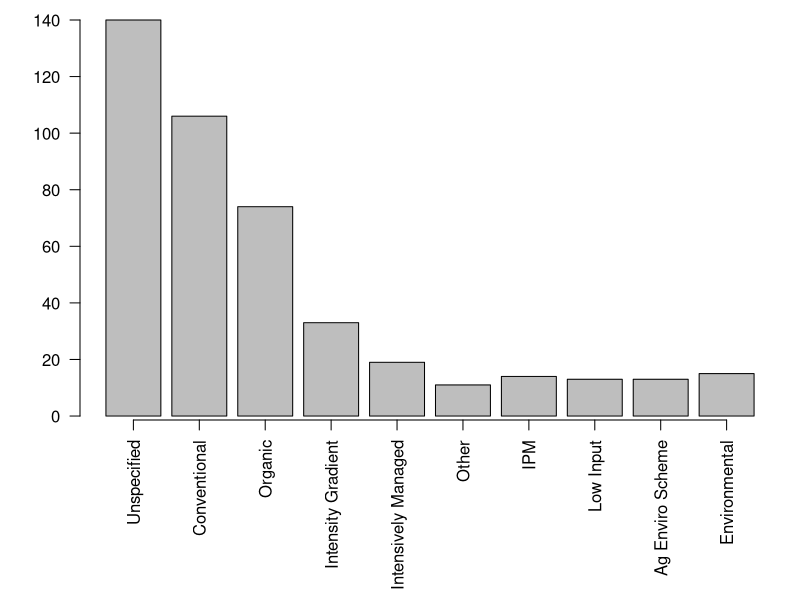
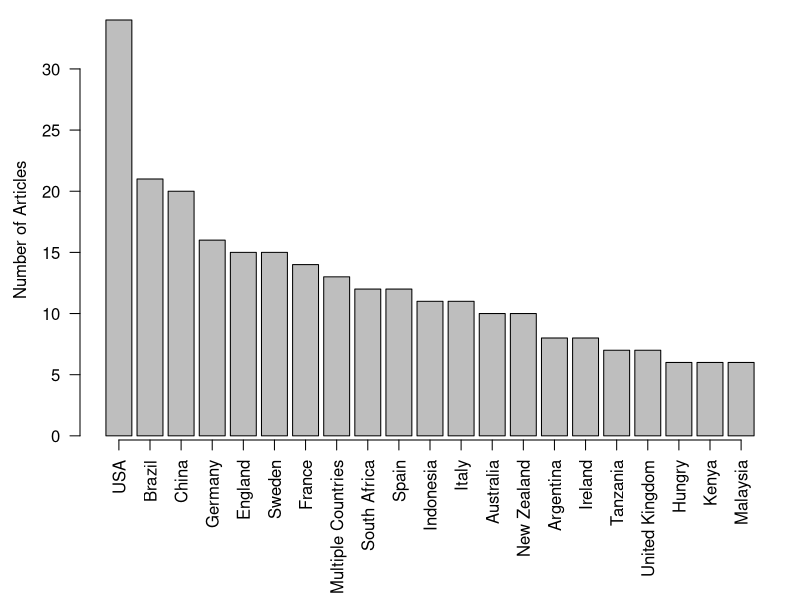

These figures' R source, in order: (Note: this script raises an error after producing the figures.)
#This script contains exploration and modification of variables collected to answer questions for systematic literature review ad some variables which were ultimately not chosen as they weren't in the scope of questions

#Packages----
install.packages("stringi")
install.packages("patchwork")

library("stringi")
library("dplyr")
library("patchwork")
library("grid")

#Raw data----

getwd()


rawlit <- read.csv("1. Data/Data_Extracted_From_Papers.csv")

data <- rawlit


head(rawlit,3);dim(rawlit)
str(rawlit)
rawlit[rawlit == ""] <- NA

#Farm Management----

#regrouping management categories 
table(c(rawlit$Primary_Management_Type,rawlit$Secondary_Management_Type,rawlit$Third_Management_Type))

rawlit$Primary_Management_Type<-sub("Intensive_vs_Extensive","Intensively_Managed",rawlit$Primary_Management_Type)


replace <- list("Climate_Smart", "Conservation_Agriculture","Ecological_Compensation_Areas","Sustainable_Stratergies","Agroecological","Ecological_Cultivation","IFP","RBAPS")

for (i in replace){
  rawlit$Primary_Management_Type <- sub(i,"Environmental",rawlit$Primary_Management_Type)
  rawlit$Secondary_Management_Type <- sub(i,"Environmental",rawlit$Secondary_Management_Type)
  rawlit$Third_Management_Type <- sub(i,"Environmental",rawlit$Third_Management_Type)
}

replace2<- list("IFPMD", "Minimal_Management","Palmette","Small_Scale_Farm","Abandoned","Homegardens","Integrated_Production","Mixed_Input","QSMAS")


for (i in replace2){
  rawlit$Primary_Management_Type <- sub(i,"Other",rawlit$Primary_Management_Type)
  rawlit$Secondary_Management_Type <- sub(i,"Other",rawlit$Secondary_Management_Type)
  rawlit$Third_Management_Type <- sub(i,"Other",rawlit$Third_Management_Type)
}


rawlit$Primary_Management_Type<-sub("Commercial","Conventional",rawlit$Primary_Management_Type)

rawlit$Primary_Management_Type<-sub("Gradient_Inputs","Intensity_Gradient",rawlit$Primary_Management_Type)

table(c(rawlit$Primary_Management_Type,rawlit$Secondary_Management_Type,rawlit$Third_Management_Type))


#Management Type basic bar graph

cols <- c("Primary_Management_Type","Secondary_Management_Type","Third_Management_Type")

rawlit[cols] <- lapply(rawlit[cols], factor, levels =c("Unspecified","Conventional","Organic","Intensity_Gradient","Intensively_Managed","Other","IPM","Low_Input","AgEnviroScheme","Environmental"))
str(rawlit)

dev.new(height=7,width=7,dpi=80,pointsize=14,noRStudioGD = T)
par(mar=c(9,4,1,1))
barplot(table(c(rawlit$Primary_Management_Type,rawlit$Secondary_Management_Type,rawlit$Third_Management_Type)),names.arg = c("Unspecified","Conventional","Organic","Intensity Gradient","Intensively Managed","Other","IPM","Low Input","Ag Enviro Scheme","Environmental"),las = 2,axis.lty =1)
text(x = -2.3,
     y = 110,
     labels = "Number of Articles",
     xpd = NA,
     srt = 90,
     adj = 1.3,
     cex = 1)


#Geography (Country, Continent)----

head(rawlit)

length(unique(rawlit$Country))
table(rawlit$Country[rawlit$Country=="Australia"])
table(rawlit$Country)[order(table(rawlit$Country),decreasing = T)]

table(rawlit$Country)[table(rawlit$Country)>5]

#There are 61 countries (plus category of 'multiple') and most common country is USA
#There are 10 studies in Australia

#Plotting of only countries with occurrences >5

dev.new(height=8,width=8,dpi=80,pointsize=14,noRStudioGD = T)
par(mar=c(8,4,1,1))
barplot(table(rawlit$Country)[order(table(rawlit$Country),decreasing = T)][1:21],las = 2, axis.lty = 1,names.arg = c('USA','Brazil','China','Germany','England','Sweden','France','Multiple Countries','South Africa','Spain','Indonesia','Italy','Australia','New Zealand','Argentina','Ireland','Tanzania','United Kingdom',"Hungry",'Kenya','Malaysia'))
mtext(text = "Number of Articles",
      side = 2,line = 2.5)

#Continent Graph
table(rawlit$Continent)



rawlit$Continent <- sapply(rawlit$Continent, factor, levels = c("Europe", "Asia","North_America","South_America","Africa","Oceania"))
str(rawlit)

practice <- rawlit

practice <- practice[,-c(1:6,9)]

practice <- practice[,-c(practice$Primary_Habitat)]

practice[,1]


dev.new(height=7,width=7,dpi=80,pointsize=14,noRStudioGD = T)
par(mar=c(5.5,4,1,1))
barplot(table(rawlit$Continent), las=2,axis.lty=1,names.arg = c("Europe", "Asia","North \nAmerica","South \nAmerica","Africa","Oceania"))
text(x = -1.3,
     y = 110,
     labels = "Number of Articles",
     xpd = NA,
     srt = 90,
     adj = 1.3,
     cex = 1)

#Biome----

table(rawlit$Biome)

#Combining categories of biomes


table(rawlit$Biome)

rawlit$Biome<-sub("Mediterrane","Mediterranean",rawlit$Biome)

rawlit$Biome<-sub("Temperate_Forest","Temperate",rawlit$Biome)
rawlit$Biome<-sub("Temperate_Grasslands","Temperate",rawlit$Biome)

rawlit$Biome<-sub("Tropical_Subtropical_Grasslands","Tropical_Subtropical",rawlit$Biome)
rawlit$Biome<-sub("Tropical_Subtropical_Forest","Tropical_Subtropical",rawlit$Biome)


table(rawlit$Biome)


rawlit$Biome <- sapply(rawlit$Biome, factor, levels = c("Temperate", "Tropical_Subtropical","Mediterranean","Boreal","Desert","Montane","Various","Unspecified"))
str(rawlit)

#Basic biome graph

dev.new(height=7,width=7,dpi=80,pointsize=14,noRStudioGD = T)
par(mar=c(10,4,1,1))
barplot(table(rawlit$Biome), ylim = c(0,200),las = 2, axis.lty = 1, names.arg = c("Temperate", "Tropical/Subtropical","Mediterrane","Boreal","Desert","Montane","Various","Unspecified"))
text(x = -2,
     y = 160,
     labels = "Number of Articles",
     xpd = NA,
     srt = 90,
     adj = 1.3,
     cex = 1)


#Ecosystem Service----

table(c(rawlit$Primary_Ecosystem_Service,rawlit$Secondary_Ecosystem_Service))
#article with category 'various' was only article that included more than two ecosystem services
#pollination, natural enemies, soil health and bio indicator species

#below is creating a table of ecosystem services with counts that include the ones from teh article with 'various'

ESdata <- matrix(data = c(134,80,45,43,35,31,10,5,5), nrow = 1, ncol = 9)
colnames(ESdata) <- c('Pollination',"Biologicol_Control","Biodiversity_Ecosystem_Resilience","Natural Enemies","Soil","Bio_Indicators","Pests_Herbivory","Ecosystem_Engineer","Food_Source")

#Basic ecosystem service graph

dev.new(height=7,width=7,dpi=80,pointsize=14,noRStudioGD = T)
par(mar=c(8,4,1,1))
barplot(ESdata, ylim = c(0,140), col = 'grey',las = 2, axis.lty = 1, names.arg = c('Pollination',"Biologicol Control","Biodiversity/\nResilience","Natural Enemies","Soil","Bio Indicators","Pests/Herbivory","Ecosystem \nEngineer","Food Source"))
text(x = -1.9,
     y = 120,
     labels = "Number of Articles",
     xpd = NA,
     srt = 90,
     adj = 1.3,
     cex = 1)


#Taxon Studied ----

table(c(rawlit$Primary_Taxon,rawlit$Secondary_Taxon,rawlit$Third_Taxon))

rawlit$Primary_Taxon <- sub("Mites","Acari",rawlit$Primary_Taxon)

table(c(rawlit$Primary_Taxon,rawlit$Secondary_Taxon,rawlit$Third_Taxon))[order(table(c(rawlit$Primary_Taxon,rawlit$Secondary_Taxon,rawlit$Third_Taxon)),decreasing = T)]

#Basic graph for the taxon studied


dev.new(height=7,width=9,dpi=80,pointsize=14,noRStudioGD = T)
par(mar=c(11,4,1,1))
barplot(table(c(rawlit$Primary_Taxon,rawlit$Secondary_Taxon,rawlit$Third_Taxon))[order(table(c(rawlit$Primary_Taxon,rawlit$Secondary_Taxon,rawlit$Third_Taxon)),decreasing = T)]
        ,las = 2,axis.lty = 1,
        names.arg = c('Hymenoptera','Plant Dwelling Species','Coleoptera','Diptera','Ground Dwelling Species','Flying Species',"Lepidoptera","Arachnida","Aphididae",'Formicidae','Parasitoid','Soil Dwelling Species','Hemiptera','Opisthopora','Odonata','Orthoptera','Isoptera','Acari','Nematoda','Water Dwelling Species','Collembola','Gastropoda','Apocrita','Dermaptera','Neuroptera'))
text(x = -3.9,
     y = 105,
     labels = "Number of Articles",
     xpd = NA,
     srt = 90,
     adj = 1.3,
     cex = 1)

#Functional Groups----

table(rawlit$Functional_Groups)

#Reducing the number of categories for graphing

rawlit$Secondary_Functional <- sub("Habitat_Preference","Microhabitat_Preference",rawlit$Secondary_Functional)
rawlit[,33:35] <- sub("Service_or_Disservice","Ecosystem_Service",c(rawlit$Primary_Functional,rawlit$Secondary_Functional,rawlit$Third_Functional))
rawlit[,33:35] <- sub("Dispersal_Method","Dispersal_Capacity",c(rawlit$Primary_Functional,rawlit$Secondary_Functional,rawlit$Third_Functional))
rawlit<-rawlit

fungroup<-table(c(rawlit$Primary_Functional,rawlit$Secondary_Functional,rawlit$Third_Functional))[order(table(c(rawlit$Primary_Functional,rawlit$Secondary_Functional,rawlit$Third_Functional)),decreasing = T)]

#graph which excludes categories that = 1

dev.new(height=7,width=7,dpi=80,pointsize=14,noRStudioGD = T)
par(mar=c(10,4,1,1))
barplot(fungroup[1:17],
        las = 2, axis.lty = 1,names.arg = c('Tropic Group','Size','Diet','Social Behaviour','Nesting Style','Ecosystem Service','Hunting Style','Specialisation','Body Length','Dispersal Capacity','Feeding Style','Microhabitat','Time Active',"Yearly Generations","Pollen Collection Style",'Tongue Length','Wing Size'))

#graph including all categories

dev.new(height=7,width=10,dpi=80,pointsize=14,noRStudioGD = T)
par(mar=c(10,4,1,1))
barplot(fungroup,
        las = 2, axis.lty = 1,names.arg = c('Tropic Group','Size','Diet','Social Behaviour','Nesting Style','Ecosystem Service','Hunting Style','Specialisation','Body Length','Dispersal Capacity','Feeding Style','Microhabitat','Time Active',"Yearly Generations","Pollen Collection Style",'Tongue Length','Wing Size','Dung Removal Style','Pres/Abs of Eyes','Flight Length','Foraging Style','Larval Host Specificity','Leg Body Ratio',"No. Larval Stages","Wing Asymmetry"))

dev.new(height=7,width=7,dpi=80,pointsize=14,noRStudioGD = T)
par(mar=c(4,4,1,1))
barplot(table(rawlit$Functional_Groups),las = 2, axis.lty = 1)


#Plotting a) Did article use functional group b) what functional groups (all categories)

dev.new(height=7,width=10,dpi=80,pointsize=14,noRStudioGD = T)
layout(mat = matrix(c(1,2,2,3,
                      4,4,4,4),nrow = 2,byrow = T), heights = c(1,2))
plot.new()
par(mar=c(3,2,1,1))
barplot(table(rawlit$Functional_Groups),las = 2, axis.lty = 1)
mtext(text = "Number of Articles",
      side = 2,line = 2.5,cex = 0.9)
mtext(text = "(a)",at = c(0,180),cex = 0.9)
plot.new()
par(mar=c(10,4,0,1))
barplot(fungroup,
        las = 2, axis.lty = 1,names.arg = c('Tropic Group','Size','Diet','Social Behaviour','Nesting Style','Ecosystem Service','Hunting Style','Specialisation','Body Length','Dispersal Capacity','Feeding Style','Microhabitat','Time Active',"Yearly Generations","Pollen Collection Style",'Tongue Length','Wing Size','Dung Removal Style','Pres/Abs of Eyes','Flight Length','Foraging Style','Larval Host Specificity','Leg Body Ratio',"No. Larval Stages","Wing Asymmetry"),cex.names = 1.1)
mtext(text = "Number of Articles",
      side = 2,line = 2.2,cex = 0.9)
text(labels = "(b)", x = -2, y = 55, xpd = NA,cex = 1.3)

#plotting: a) Did article use functional group b) what functional groups (excludes categories that = 1)

dev.new(height=7,width=10,dpi=80,pointsize=14,noRStudioGD = T)
layout(mat = matrix(c(1,2,2,3,
                      4,4,4,4),nrow = 2,byrow = T), heights = c(1,2))
plot.new()
par(mar=c(3,2,1,1))
barplot(table(rawlit$Functional_Groups),las = 2, axis.lty = 1)
mtext(text = "Number of Articles",
      side = 2,line = 2.5,cex = 0.9)
mtext(text = "(a)",at = c(0,180),cex = 0.9)
plot.new()
par(mar=c(10,4,0,1))
barplot(fungroup[1:17],
        las = 2, axis.lty = 1,names.arg = c('Tropic Group','Size','Diet','Social Behaviour','Nesting Style','Ecosystem Service','Hunting Style','Specialisation','Body Length','Dispersal Capacity','Feeding Style','Microhabitat','Time Active',"Yearly Generations","Pollen Collection Style",'Tongue Length','Wing Size'),cex.names = 1.1)
mtext(text = "Number of Articles",
      side = 2,line = 2.2,cex = 0.9)
text(labels = "(b)", x = -1, y = 55, xpd = NA,cex = 1.3)

#Habitat type in study areas----

table(c(rawlit$Primary_Habitat,rawlit$Secondary_Habitat))[order(table(c(rawlit$Primary_Habitat,rawlit$Secondary_Habitat)),decreasing = T)]
head(rawlit[,18:19])

#Reducing the number of categories for graph

replace3 <- list("Moist_Deciduous_Forest", "Conifer_Forests","Evergreen_Forest","Lowland_Dipterocarp_Forest","Moist_Montane_Forest","Premontane_Lowland_Forest",'Sclerophyllous_Forest','Tropical_Forest',"Eucalypt")

for (i in replace3){
  rawlit$Primary_Habitat <- sub(i,"Forest",rawlit$Primary_Habitat)
  rawlit$Secondary_Habitat <- sub(i,"Forest",rawlit$Secondary_Habitat)
}
rawlit$Primary_Habitat <- sub('Lowland_Rainforest',"Rainforest",rawlit$Primary_Habitat)
rawlit[,18:19] <- sub('Mountains',"Alpine",c(rawlit$Primary_Habitat,rawlit$Secondary_Habitat))
rawlit$Secondary_Habitat <- sub('River',"Riparian",rawlit$Secondary_Habitat)
rawlit$Primary_Habitat <- sub('Mediterranean_scrubland',"Shrublands",rawlit$Primary_Habitat)
rawlit[,18:19] <- sub('Prairie',"Grassland",c(rawlit$Primary_Habitat,rawlit$Secondary_Habitat))
rawlit[,18:19] <- sub('Meadow',"Grassland",c(rawlit$Primary_Habitat,rawlit$Secondary_Habitat))
rawlit[,18:19] <- sub('Albany_Thicket',"Thicket",c(rawlit$Primary_Habitat,rawlit$Secondary_Habitat))
rawlit[,18:19] <- sub('Woody_Thicket',"Thicket",c(rawlit$Primary_Habitat,rawlit$Secondary_Habitat))
rawlit[,18:19] <- sub('Mallee_Woodland',"Woodland",c(rawlit$Primary_Habitat,rawlit$Secondary_Habitat))
rawlit[,18:19] <- sub('Savannah_Woodlands',"Woodland",c(rawlit$Primary_Habitat,rawlit$Secondary_Habitat))
rawlit[,18:19] <- sub('Open_Savannah',"Savannah",c(rawlit$Primary_Habitat,rawlit$Secondary_Habitat))

#Graph of habitat in study areas

dev.new(height=7,width=7,dpi=80,pointsize=14,noRStudioGD = T)
par(mar=c(6,4,1,1))
barplot(table(c(rawlit$Primary_Habitat,rawlit$Secondary_Habitat))[order(table(c(rawlit$Primary_Habitat,rawlit$Secondary_Habitat)),decreasing = T)],las = 2,axis.lty = 1)
text(x = -2,
     y = 93,
     labels = "Number of Articles",
     xpd = NA,
     srt = 90,
     adj = 1.3,
     cex = 1)

#Methods used in study----
head(rawlit[25:27])
table(c(rawlit$Primary_Method,rawlit$Secondary_Method,rawlit$Third_Method))

#Reducing the number of categories for graph

rawlit[,25:27] <- sub('Pan_Trap',"Pan_trap",c(rawlit$Primary_Method,rawlit$Secondary_Method,rawlit$Third_Method))
rawlit[,25:27] <- sub('Baited_Pitfall',"Pitfall_trap",c(rawlit$Primary_Method,rawlit$Secondary_Method,rawlit$Third_Method))
rawlit[,25:27] <- sub('Na',NA,c(rawlit$Primary_Method,rawlit$Secondary_Method,rawlit$Third_Method))
rawlit[,25:27] <- sub('Hand_Search',"Visual",c(rawlit$Primary_Method,rawlit$Secondary_Method,rawlit$Third_Method))
rawlit[,25:27] <- sub('Transect_Search',"Visual",c(rawlit$Primary_Method,rawlit$Secondary_Method,rawlit$Third_Method))
rawlit[,25:27] <- sub('Pond_Dipping_Net',"Water_Sample",c(rawlit$Primary_Method,rawlit$Secondary_Method,rawlit$Third_Method))
rawlit[,25:27] <- sub('Disturbance_Downstream_Net',"Water_Sample",c(rawlit$Primary_Method,rawlit$Secondary_Method,rawlit$Third_Method))
rawlit[,25:27] <- sub('Branch_Tapping',"Beat_Sheet",c(rawlit$Primary_Method,rawlit$Secondary_Method,rawlit$Third_Method))
rawlit[,25:27] <- sub('Photo_Time_Lapse',"Camera",c(rawlit$Primary_Method,rawlit$Secondary_Method,rawlit$Third_Method))
rawlit[,25:27] <- sub('Camera_Trap',"Camera",c(rawlit$Primary_Method,rawlit$Secondary_Method,rawlit$Third_Method))
rawlit[,25:27] <- sub('Artifical_Nest_Caverties',"Trap_Nests",c(rawlit$Primary_Method,rawlit$Secondary_Method,rawlit$Third_Method))
rawlit[,25:27] <- sub('Soil_Monoliths',"Soil_Sample",c(rawlit$Primary_Method,rawlit$Secondary_Method,rawlit$Third_Method))
rawlit[,25:27] <- sub('eDNA_Gut_Analysis',"eDNA",c(rawlit$Primary_Method,rawlit$Secondary_Method,rawlit$Third_Method))
rawlit[,25:27] <- sub('Metabarcoding',"eDNA",c(rawlit$Primary_Method,rawlit$Secondary_Method,rawlit$Third_Method))

#Graph of methods used in studies

dev.new(height=7,width=10,dpi=80,pointsize=14,noRStudioGD = T)
par(mar=c(10,4,1,1))
barplot(table(c(rawlit$Primary_Method,rawlit$Secondary_Method,rawlit$Third_Method))[order(table(c(rawlit$Primary_Method,rawlit$Secondary_Method,rawlit$Third_Method)),decreasing = T)],las = 2, axis.lty = 1,names.arg = c('Visual Count','Pitfall',"Sweep Net",'Pan Trap','Soil Sample','Vaccum Suction','Sticky Traps','Beat Sheeting','Malaise Traps','Exclusion','Sentinel/Artifical Prey','Leaf Litter Sample','Trap Nests','Bottle Trap','eDNA','Light Trap','Vane Trap','Water Sample','Camera Trap','Flight Interception','Collected Vegetation','Artifical Dung','Subterranean Trap','Pheromone Line Trap','Photoeclector Trap','Soil Emergence Tents','Thermal Fogging','Toothpicks'))
text(x = -4.5,
     y = 130,
     labels = "Number of Articles",
     xpd = NA,
     srt = 90,
     adj = 1.3,
     cex = 1)

#Farm Type----

head(rawlit[8:9])

table(c(rawlit$Primary_Farm_Type,rawlit$Secondary_Farm_Type))[order(table(c(rawlit$Primary_Farm_Type,rawlit$Secondary_Farm_Type)),decreasing = T)]

#Graph of farm type

dev.new(height=7,width=7,dpi=80,pointsize=14,noRStudioGD = T)
par(mar=c(8,4,1,1))
barplot(table(c(rawlit$Primary_Farm_Type,rawlit$Secondary_Farm_Type))[order(table(c(rawlit$Primary_Farm_Type,rawlit$Secondary_Farm_Type)),decreasing = T)],las = 2, axis.lty = 1,names.arg = c('Crops','Ground Fruit \n & Vegetables','Orchid','Livestock','Agroforestry','Unspecified','Silvoarable','Silvopastoral','Various','Aquaculture'))
mtext(text = "Number of Articles",side = 2,line = 2.5)

length(table(c(rawlit$Primary_Farm_Specific,rawlit$Secondary_Farm_Specific)))
#There are 96 specific categories of farms types - 9 farms which are either 'various' or unspecified -- therefore 86 specific farm types total

table(c(rawlit$Primary_Farm_Specific[rawlit$Primary_Farm_Specific=="Potato"],rawlit$Secondary_Farm_Specific[rawlit$Secondary_Farm_Specific=="Potato"]))
#Only one occurrence of potato fields

#Graph of farm specific (only those which appear more than 5 times)

dev.new(height=7,width=7,dpi=80,pointsize=14,noRStudioGD = T)
par(mar=c(7,4,1,1))
barplot(table(c(rawlit$Primary_Farm_Specific,rawlit$Secondary_Farm_Specific))[order(table(c(rawlit$Primary_Farm_Specific,rawlit$Secondary_Farm_Specific)),decreasing = T)][1:20],las = 2, axis.lty = 1,names.arg = c('Wheat','Cattle Grazing','Vineyard','Crops (Various)','Maize','Apple','Unspecified','Cereal','Oilseed Rape','Rice','Soybean','Palm Oil','Coffee','Cattle Dairy','Veg (Various)','Beans','Cotton','Tomato','Barely','Mango'))
mtext(text = "Number of Articles",side = 2,line = 2.5)

#Graphing together on panels - a) farm type, b) farm specific

dev.new(height=7,width=14,dpi=80,pointsize=14,noRStudioGD = T)
par(mar=c(8,4,1,1),mfrow = c(1,2))
barplot(table(c(rawlit$Primary_Farm_Type,rawlit$Secondary_Farm_Type))[order(table(c(rawlit$Primary_Farm_Type,rawlit$Secondary_Farm_Type)),decreasing = T)],las = 2, axis.lty = 1,names.arg = c('Crops','Ground Fruit \n & Vegetables','Orchid','Livestock','Agroforestry','Unspecified','Silvoarable','Silvopastoral','Various','Aquaculture'))
mtext(text = "Number of Articles",side = 2,line = 2.5)
text(x = -2.3,y = 165,labels = "(a)",xpd = NA,)

par(mar=c(8,4,1,1))
barplot(table(c(rawlit$Primary_Farm_Specific,rawlit$Secondary_Farm_Specific))[order(table(c(rawlit$Primary_Farm_Specific,rawlit$Secondary_Farm_Specific)),decreasing = T)][1:20],las = 2, axis.lty = 1,names.arg = c('Wheat','Cattle Grazing','Vineyard','Crops (Various)','Maize','Apple','Unspecified','Cereal','Oilseed Rape','Rice','Soybean','Palm Oil','Coffee','Cattle Dairy','Veg (Various)','Beans','Cotton','Tomato','Barely','Mango'))
mtext(text = "Number of Articles",side = 2,line = 2.5)
text(x = -4.3,y = 32,labels = "(b)",xpd = NA)



#Results----
#How/what format the results are presented in

head(rawlit[28:31])
which(colnames(rawlit)=="Primary_Result")
which(colnames(rawlit)=="Fourth_Result")

table(c(rawlit$Primary_Result,rawlit$Secondary_Result,rawlit$Third_Result,rawlit$Fourth_Result))[order(table(c(rawlit$Primary_Result,rawlit$Secondary_Result,rawlit$Third_Result,rawlit$Fourth_Result)),decreasing = T)]


#Basic graph of results (only included if there are more than 5 occurances) 

dev.new(height=7,width=7,dpi=80,pointsize=14,noRStudioGD = T)
par(mar=c(8,4,1,1))
barplot(table(c(rawlit$Primary_Result,rawlit$Secondary_Result,rawlit$Third_Result,rawlit$Fourth_Result))[order(table(c(rawlit$Primary_Result,rawlit$Secondary_Result,rawlit$Third_Result,rawlit$Fourth_Result)),decreasing = T)][1:11],las = 2, axis.lty = 1,names.arg = c('Abundance','Richness','Diversity','Composition','Insect & Flower\n Interactions','Density','Predation Rate','Parasitism','Evenness','Activity','Occurrence'))
mtext(text = "Number of Articles",side = 2,line = 2.5)

#Spatial Scale----

head(rawlit);dim(rawlit)

table(rawlit$Spatial_Scale)[order(table(rawlit$Spatial_Scale),decreasing = T)]

table(c(rawlit$Primary_Enviro_Variable,rawlit$Secondary_Enviro_Variable))[order(table(c(rawlit$Primary_Enviro_Variable,rawlit$Secondary_Enviro_Variable)),decreasing = T)]

#Reducing the number of categories for plotting (Environmental variables)
rawlit[,3:4] <- sub("Water_Properties","Water",c(rawlit$Primary_Enviro_Variable,rawlit$Secondary_Enviro_Variable))
rawlit[,3:4] <- sub("Proportion_Soil_Elements","Soil_Properties",c(rawlit$Primary_Enviro_Variable,rawlit$Secondary_Enviro_Variable))
rawlit[,3:4] <- sub("Wooded_Landscape_Features","Trees",c(rawlit$Primary_Enviro_Variable,rawlit$Secondary_Enviro_Variable))
rawlit[,3:4] <- sub("Tree_Density","Trees",c(rawlit$Primary_Enviro_Variable,rawlit$Secondary_Enviro_Variable))
rawlit[,3:4] <- sub("Tree_Richness","Trees",c(rawlit$Primary_Enviro_Variable,rawlit$Secondary_Enviro_Variable))
rawlit[,3:4] <- sub("Isolation","Habitat_Connectivity",c(rawlit$Primary_Enviro_Variable,rawlit$Secondary_Enviro_Variable))
rawlit[,3:4] <- sub("MEM","Landscape_Complexity",c(rawlit$Primary_Enviro_Variable,rawlit$Secondary_Enviro_Variable))
rawlit[,3:4] <- sub("Patch_Complexity","Habitat Patches",c(rawlit$Primary_Enviro_Variable,rawlit$Secondary_Enviro_Variable))
rawlit[,3:4] <- sub("Patch_Size","Habitat Patches",c(rawlit$Primary_Enviro_Variable,rawlit$Secondary_Enviro_Variable))
rawlit[,3:4] <- sub("Patch_Density","Habitat Patches",c(rawlit$Primary_Enviro_Variable,rawlit$Secondary_Enviro_Variable))

replace4 <- list("Inflorescence", "Flower_Avalibility","Proportion_Flowers","Flower_Species_Rich","Flower_Abundance","Flower_Species",'Flower_Diversity','Flower_Margin_Age','Distance_To_Flowers')

for (i in replace4){
  rawlit$Primary_Enviro_Variable <- sub(i,"Flowers Variables",rawlit$Primary_Enviro_Variable)
  rawlit$Secondary_Enviro_Variable <- sub(i,"Flowers Variables",rawlit$Secondary_Enviro_Variable)
}

replace5 <- list("Proportion_Veg", "Veg_Height","Veg_Species_Rich","Veg_Complexity","Veg_Diversity",'Leaf_Hairiness','Veg_Composition','Veg_Chemical_Make_Up','Veg_Species_Abundance','Veg_Type','Shrub_Richness',"Veg_Species")

for (i in replace5){
  rawlit$Primary_Enviro_Variable <- sub(i,"Vegetation Variables",rawlit$Primary_Enviro_Variable)
  rawlit$Secondary_Enviro_Variable <- sub(i,"Vegetation Variables",rawlit$Secondary_Enviro_Variable)
}
head(rawlit,3);dim(rawlit)

#Basic graph of the spatial scale of environmental variables

dev.new(height=7,width=7,dpi=80,pointsize=14,noRStudioGD = T)
par(mar=c(8,4,1,1))
barplot(table(rawlit$Spatial_Scale)[order(table(rawlit$Spatial_Scale),decreasing = T)],las = 2, axis.lty = 1,names.arg = c('No Environmental \n Variables','Site','Landscape','Both'))
mtext(text = "Number of Articles",side = 2,line = 2.5)

#Basic graph of the environmental variables

dev.new(height=7,width=10,dpi=80,pointsize=14,noRStudioGD = T)
par(mar=c(10,4,1,1))
barplot(table(c(rawlit$Primary_Enviro_Variable,rawlit$Secondary_Enviro_Variable))[order(table(c(rawlit$Primary_Enviro_Variable,rawlit$Secondary_Enviro_Variable)),decreasing = T)],las = 2, axis.lty = 1,names.arg = c('Vegetation Variables', '% Habitat',"Flower Variables",'Landscape Complexity',"% Farming",'Soil Properties','Distance to Habitat','Tree Variables','Water Properties','Patches of Habitat','Habitat Connectivity','Elevation','% Bare Ground','Canopy Cover','Edge Density','Habitat Heterogeneity','Habitat Quality','Landscape Intensity','Leaf Litter Depth','% Artifical Surfaces','Time Since Fire','Weed Richness'))
mtext(text = "Number of Articles",side = 2,line = 2.5)
head(rawlit,3);dim(rawlit)

#Graphing with both of the above graphs on panel (a) spatial scale of environmental variables b) environmental variables)

dev.new(height=7,width=10,dpi=80,pointsize=14,noRStudioGD = T)
layout(mat = matrix(c(1,2,2,3,
                      4,4,4,4),nrow = 2,byrow = T), heights = c(1,2))

plot.new()
par(mar=c(6,4,1,1))
barplot(table(rawlit$Spatial_Scale)[order(table(rawlit$Spatial_Scale),decreasing = T)],las = 2, axis.lty = 1,names.arg = c('No Environmental \n Variables','Site','Landscape','Both'))
mtext(text = "Number of Articles",
      side = 2,line = 2.5,cex = 0.7)
text(labels = "(a)", x = -0.7, y = 140, xpd = NA,cex = 1)
plot.new()

par(mar=c(10,4,1,1))
barplot(table(c(rawlit$Primary_Enviro_Variable,rawlit$Secondary_Enviro_Variable))[order(table(c(rawlit$Primary_Enviro_Variable,rawlit$Secondary_Enviro_Variable)),decreasing = T)],las = 2, axis.lty = 1,names.arg = c('Vegetation Variables', '% Habitat',"Flower Variables",'Landscape Complexity',"% Farming",'Soil Properties','Distance to Habitat','Tree Variables','Water Properties','Patches of Habitat','Habitat Connectivity','Elevation','% Bare Ground','Canopy Cover','Edge Density','Habitat Heterogeneity','Habitat Quality','Landscape Intensity','Leaf Litter Depth','% Artifical Surfaces','Time Since Fire','Weed Richness'))
mtext(text = "Number of Articles",
      side = 2,line = 2.5,cex = 0.7)
text(labels = "(b)", x = -2.5, y = 71, xpd = NA,cex = 1)
